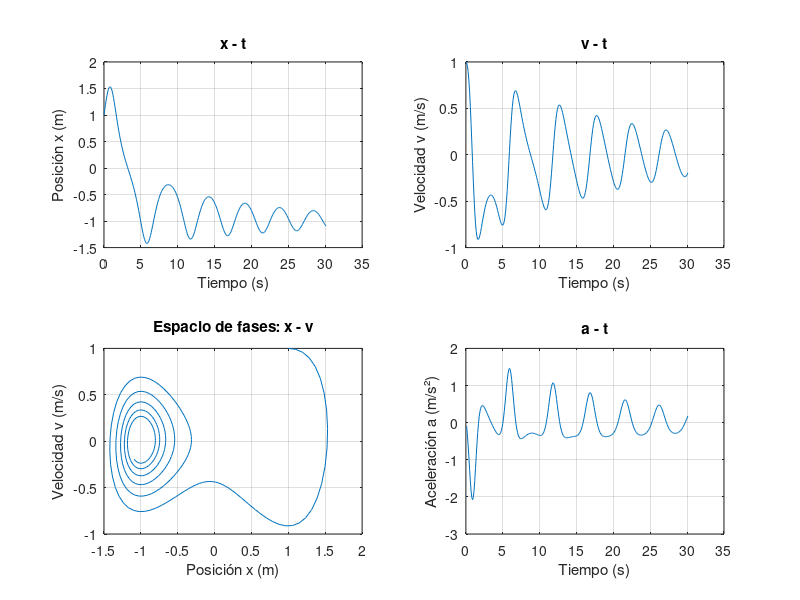

This chart was generated by the following MATLAB code:
clear; clf; hold off;
n = 0;
h = 0.1;

% Parámetro de amortiguamiento
c = 0.1;  % coeficiente de amortiguamiento (puedes modificar este valor)

% Condiciones iniciales
t = 0;      % tiempo inicial
x = 1;
v = 1;
tfin = 30;

% Almacenar condiciones iniciales
pt(1) = t;
px(1) = x;
pv(1) = v;
pa(1) = x - x^3 - c*v;  % aceleración inicial con amortiguamiento

for t = 0:h:tfin
    n = n + 1;

    a = x - x^3 - c*v;   % función con amortiguamiento
    v = v + h * a;
    x = x + h * v;

    pt(n + 1) = t + h;    % tiempo corregido
    px(n + 1) = x;
    pv(n + 1) = v;
    pa(n + 1) = a;        % almacenar aceleración
end

subplot(2, 2, 1);
plot(pt, px); grid on;    % tiempo en x, posición en y
xlabel('Tiempo (s)');
ylabel('Posición x (m)');
title('x - t');

subplot(2, 2, 2);
plot(pt, pv); grid on;    % tiempo en x, velocidad en y
xlabel('Tiempo (s)');
ylabel('Velocidad v (m/s)');
title('v - t');

subplot(2, 2, 3);
plot(px, pv); grid on;
xlabel('Posición x (m)');
ylabel('Velocidad v (m/s)');
title('Espacio de fases: x - v');

subplot(2, 2, 4);
plot(pt, pa); grid on;    % gráfica adicional de aceleración
xlabel('Tiempo (s)');
ylabel('Aceleración a (m/s²)');
title('a - t');
